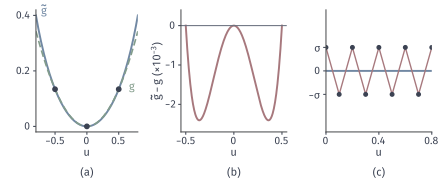

Reproduce this figure in Python.
"""Quadratic fit on the unit circle (h=.5), its residual, and a zigzag with small values and large slopes."""
from pathlib import Path
import sys
ROOT = next(p for p in Path(__file__).resolve().parents if (p/"build.sh").is_file() and (p/"tex/book.tex").is_file())
sys.path.insert(0, str(ROOT/"figures/04-spaces-measures-and-geometry/04-manifolds/matplotlib/mfd-common"))
from mfd3d import *
from matplotlib.patches import Circle, Polygon
OUT = Path(__file__).resolve().parent

W, H = 112, 46
fig, ax = canvas(W, H)
def inset(x, y, w, h):
    a = fig.add_axes([x/W, y/H, w/W, h/H]); a.spines[['top', 'right']].set_visible(False); a.tick_params(length=2, width=.75, pad=1.5); return a
R, h = 1., .5
c = R-np.sqrt(R*R-h*h); k = c/h**2
print('c=', c, 'k=', k)
g = lambda u: R-np.sqrt(R*R-u*u); q = lambda u: k*u*u
a = inset(9, 12.5, 26, 31)
u = np.linspace(-.8, .8, 321)
a.plot(u, g(u), color=BLUE, lw=1.4); a.plot(u, q(u), color=GREEN, lw=1.2, ls=(0, (4, 2)))
a.plot([-h, 0, h], [c, 0, c], 'o', ms=3.2, mfc=INK, mec=INK)
a.set_xlim(-.8, .8); a.set_ylim(-.02, .42); a.set_xticks([-.5, 0, .5], ['$-0.5$', '$0$', '$0.5$']); a.set_yticks([0, .2, .4], ['$0$', '$0.2$', '$0.4$']); a.set_xlabel('$u$', labelpad=.5)
a.text(-.72, .40, r'$\widetilde g$', color=BLUE, fontsize=8); a.text(.66, .13, '$g$', color=GREEN, fontsize=8)
b = inset(46, 12.5, 27, 31)
u = np.linspace(-.5, .5, 321)
b.plot(u, (g(u)-q(u))*1e3, color=RED, lw=1.4)
b.axhline(0, color=MUTED, lw=.75)
b.set_xlim(-.55, .55); b.set_ylim(-2.7, .4); b.set_xticks([-.5, 0, .5], ['$-0.5$', '$0$', '$0.5$']); b.set_yticks([-2, -1, 0], ['$-2$', '$-1$', '$0$']); b.set_xlabel('$u$', labelpad=.5); b.set_ylabel(r'$\widetilde g-g\ (\times 10^{-3})$', labelpad=.5)
print('min res', (g(u)-q(u)).min(), 'at', u[(g(u)-q(u)).argmin()])
cc = inset(83, 12.5, 27, 31)
s, sg = .1, .05
xk = np.arange(0, .8+1e-9, s); wk = sg*(-1)**np.arange(len(xk))
cc.plot([0, .8], [0, 0], color=BLUE, lw=1.4)
cc.plot(xk, wk, color=RED, lw=1.0, marker='o', ms=2.6, mfc=INK, mec=INK)
cc.set_xlim(0, .8); cc.set_ylim(-.13, .13); cc.set_xticks([0, .4, .8], ['$0$', '$0.4$', '$0.8$']); cc.set_yticks([-.05, 0, .05], [r'$-\sigma$', '$0$', r'$\sigma$']); cc.set_xlabel('$u$', labelpad=.5)
panel_tag(ax, 22, 1.4, '(a)'); panel_tag(ax, 59.5, 1.4, '(b)'); panel_tag(ax, 96.5, 1.4, '(c)')
save(fig, OUT, 'figure', {'formula': 'R=1,h=.5; g=R-sqrt(R^2-u^2), fit k u^2, k=c/h^2; zigzag spacing s=.1 amplitude sigma=.05'})
